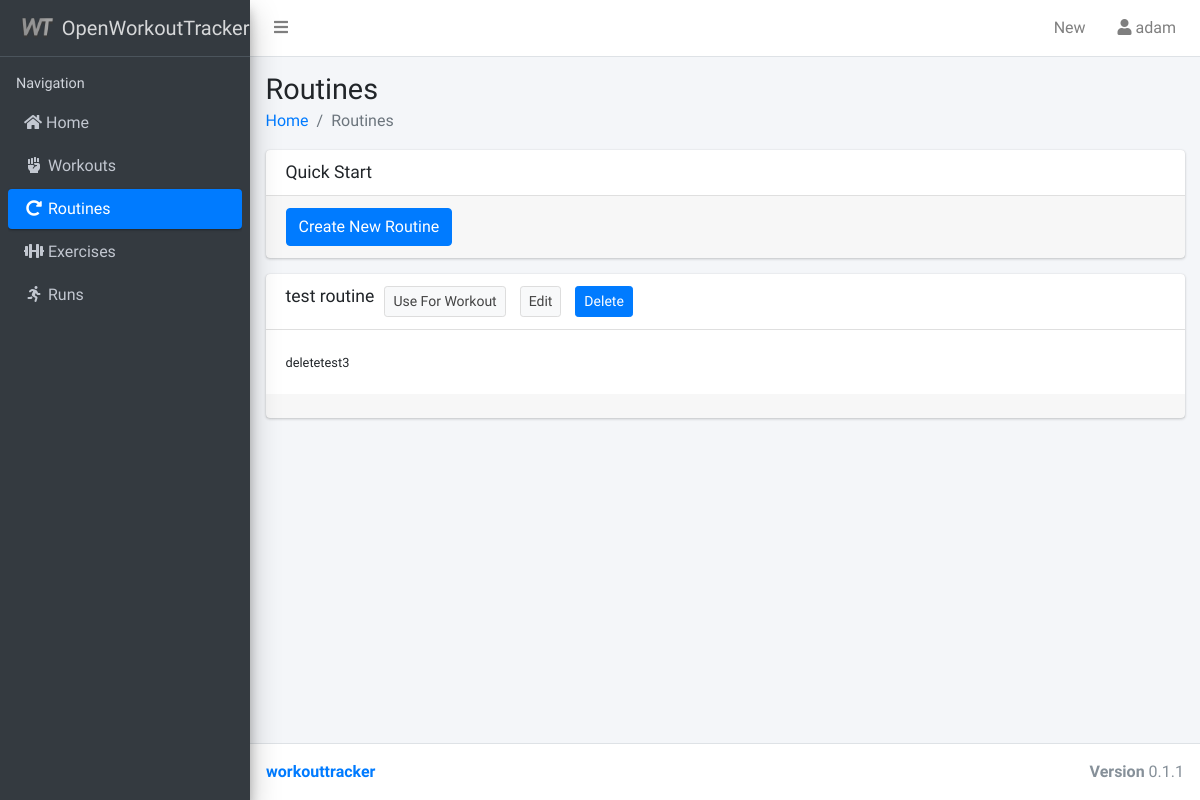
Before: /routines/ (signed in) with the older database file.
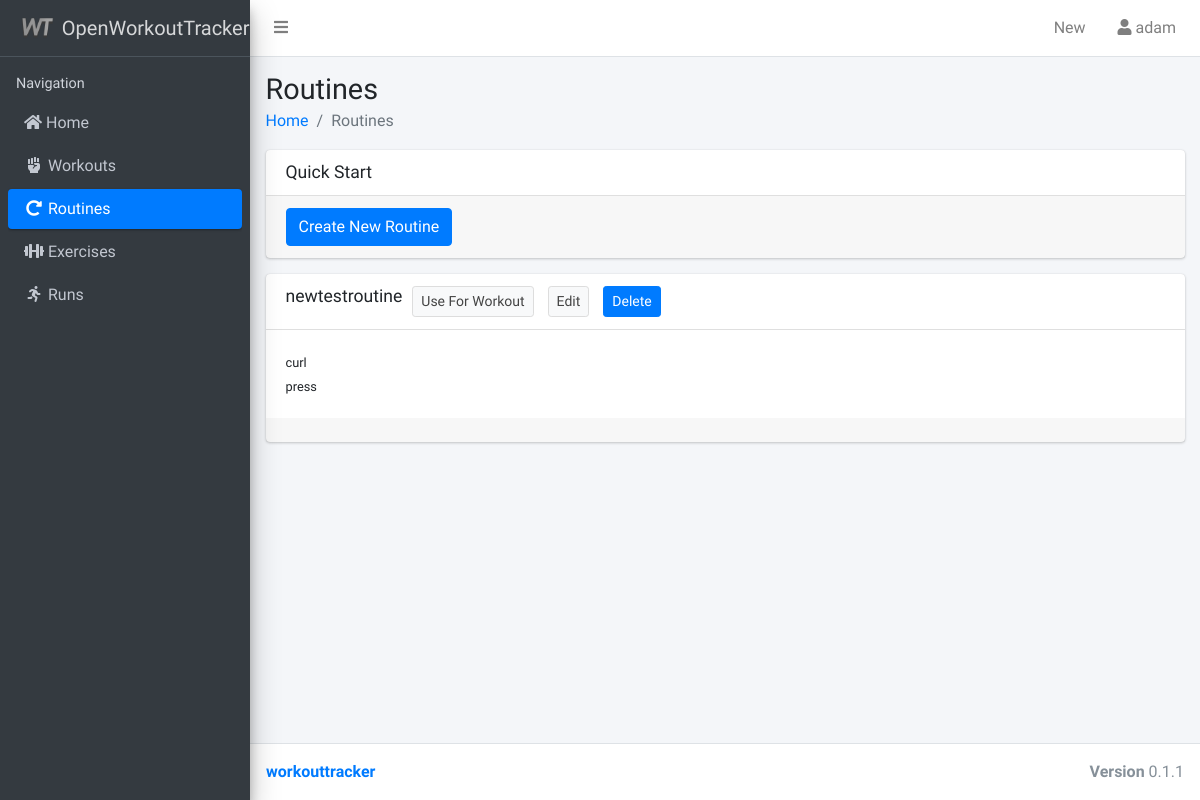
After: the same page with the newer database file.
### workouttracker/models.py (models this page shows, shortened)
class Routine(models.Model):
    name = models.CharField(max_length=64)
    description = models.TextField(blank=True, null=True)
    last_modified = models.DateTimeField(auto_now=True)
    user = models.ForeignKey(User, on_delete=models.SET_NULL, null=True, blank=True)
    objects = RoutineQuerySet.as_manager()
    class Meta:
        verbose_name_plural = 'routines'
        ordering = ['name']
    def __str__(self):
        return self.name

class RoutineExercise(models.Model):
    class Meta:
        ordering = ['title']
    title = models.CharField(max_length=64)
    description = models.TextField(blank=True, null=True)
    sets = models.IntegerField(blank=True, null=True)
    reps = models.IntegerField(blank=True, null=True)
    routine = models.ForeignKey(Routine, models.CASCADE, related_name='routineexercises',
                                    blank=True, null=True)
    user = models.ForeignKey(User, on_delete=models.SET_NULL, null=True, blank=True)
    objects = RoutineExerciseQuerySet.as_manager()
    def __str__(self):
        return self.title

### workouttracker/views/routines.py (the view)
# urls.py: path('routines/', routine_views.RoutineIndex.as_view(), name='routines'),
class RoutineIndex(LoginRequiredMixin, generic.ListView):
    template_name = 'workouttracker/routine_overview.html'
    context_object_name = 'routines'
    model = Routine
    paginate_by = 50
    class routineEntry:
        name=''
        exercises=[]
    def get_queryset(self):
        queryset = super().get_queryset()
        if 'routineexercise' in self.request.GET:
            queryset = queryset.filter(routineexercise_id=self.request.GET['routineexercise'])
        return super().get_queryset()
    def get_context_data(self, **kwargs):
        context = super().get_context_data(**kwargs)
        context['menu'] = 'routines'
        context['submenu'] = 'all'
        routines = context['routines']
        routinesList = []
        for routine in routines:
            entry = self.routineEntry()
            entry.name = routine
            entry.exercises = RoutineExercise.objects.belongsTo(self.request.user).filter(routine_id=routine.id)
            routinesList.append({"name": routine, "id": routine.id, "exercises": RoutineExercise.objects.filter(routine_id=routine.id)})
        context['routinesList'] = routinesList
        return context

### workouttracker/models.py (called while the page is built)
    def belongsTo(self, user):
        return self.filter(user=user)

### workouttracker/templates/workouttracker/routine_overview.html (shortened to what this page needs)
{% extends 'workouttracker/base.html' %}
{% load static %}
{% load tags %}
{% load humanize %}
{% block content_header %}
<h1>Routines</h1>
<ol class="breadcrumb">
  <li class="breadcrumb-item"><a href="/">Home</a></li>
  <li class="breadcrumb-item active">Routines</li>
</ol>
{% endblock %}
{% block content %}
<div class="card">
  <div class="card-header with-border">
    <h3 class="card-title">Quick Start</h3>
  </div>
  <div class="card-footer">
    <a class="btn btn-primary" href="{% url 'routine_create' %}">Create New Routine</a>
  </div>
</div>
{% for routine in routinesList %}
<div class="card">
  <div class="card-header with-border">
    <h3 class="card-title">{{ routine.name }}</h3>
    <a href="#" onclick="document.getElementById('as_workout_form_{{routine.id}}').submit();" class="btn btn-default btn-sm" style="margin-left: 10px;">Use For Workout</a>
    <a class="btn btn-default btn-sm" style="margin-left: 10px;" href="{% url 'routine_update' routine.id %}">Edit</a>
    <a href="#" onclick="document.getElementById('delete_form_{{routine.id}}').submit();" class="btn btn-primary btn-sm" style="margin-left: 10px;">Delete</a>
  </div>
  <div class="card-body">
    {% for exercise in routine.exercises %}
      <small>{{ exercise }}<br/></small>
    {% endfor %}
    </div>
    <div class="card-footer text-center">
      </div>
    </div>
{% endfor %}
{% endblock %}

Changed rows visible on the page:
removed Routine: name "test routine"
removed RoutineExercise: title "deletetest3", shown under "test routine"
added Routine: name "newtestroutine"
added RoutineExercise: title "curl", shown under "newtestroutine"
added RoutineExercise: title "press", shown under "newtestroutine"
